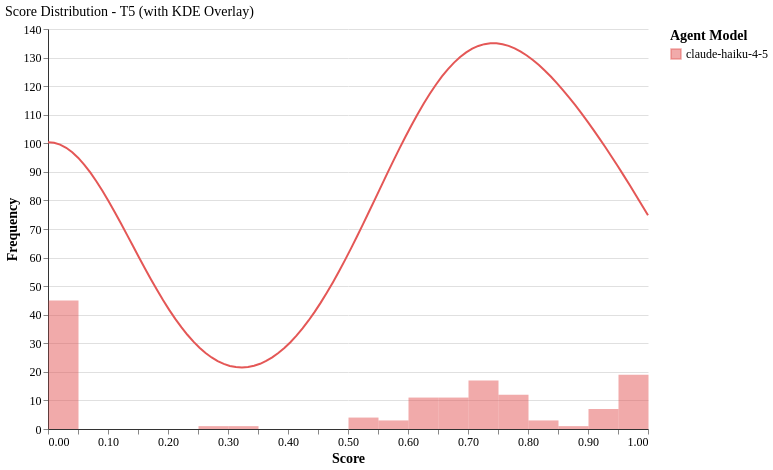

Describe this chart as a Vega-Lite specification.
### Vega-Lite specification from a JSON file in a GitHub repository (floating-point values rounded to 4 significant figures; data arrays with more than 128 entries replaced by an {"elided": "..."} marker saying what was removed)
{"config": {"font": "serif", "axis": {"labelFontSize": 12, "titleFontSize": 14, "gridColor": "#e0e0e0", "domainColor": "#333333"}, "legend": {"labelFontSize": 12, "titleFontSize": 14}, "title": {"fontSize": 14, "anchor": "start", "fontWeight": "normal"}, "view": {"stroke": null, "continuousWidth": 400, "continuousHeight": 300, "strokeWidth": 0}, "mark": {"tooltip": true}}, "layer": [{"data": {"name": "data-d9125e3fd70356e26394a0c21a1fe25b"}, "mark": {"type": "bar", "binSpacing": 0, "opacity": 0.5}, "encoding": {"color": {"field": "agent_model", "scale": {"domain": ["claude-haiku-4-5"], "range": ["#E45756"]}, "title": "Agent Model", "type": "nominal"}, "tooltip": [{"field": "agent_model", "title": "Model", "type": "nominal"}, {"aggregate": "count", "title": "Count", "type": "quantitative"}], "x": {"bin": {"maxbins": 20}, "field": "score", "title": "Score", "type": "quantitative"}, "y": {"aggregate": "count", "title": "Frequency", "type": "quantitative"}}}, {"data": {"name": "data-4807f8c819435e54335ded91fc7729d9"}, "mark": {"type": "line", "strokeWidth": 2}, "encoding": {"color": {"field": "agent_model", "scale": {"domain": ["claude-haiku-4-5"], "range": ["#E45756"]}, "type": "nominal"}, "x": {"field": "score", "type": "quantitative"}, "y": {"field": "scaled_density", "type": "quantitative"}}}], "data": {"name": "data-d9125e3fd70356e26394a0c21a1fe25b"}, "height": 400, "title": "Score Distribution - T5 (with KDE Overlay)", "width": 600, "$schema": "https://vega.github.io/schema/vega-lite/v6.1.0.json", "datasets": {"data-d9125e3fd70356e26394a0c21a1fe25b": {"elided": "135 records"}, "data-4807f8c819435e54335ded91fc7729d9": [{"agent_model": "claude-haiku-4-5", "tier": "T5", "score": 0.0, "density": 0.9345, "scaled_density": 100.4}, {"agent_model": "claude-haiku-4-5", "tier": "T5", "score": 0.0101, "density": 0.933, "scaled_density": 100.2}, {"agent_model": "claude-haiku-4-5", "tier": "T5", "score": 0.0202, "density": 0.927, "scaled_density": 99.55}, {"agent_model": "claude-haiku-4-5", "tier": "T5", "score": 0.0303, "density": 0.9166, "scaled_density": 98.43}, {"agent_model": "claude-haiku-4-5", "tier": "T5", "score": 0.0404, "density": 0.902, "scaled_density": 96.86}, {"agent_model": "claude-haiku-4-5", "tier": "T5", "score": 0.05051, "density": 0.8834, "scaled_density": 94.86}, {"agent_model": "claude-haiku-4-5", "tier": "T5", "score": 0.06061, "density": 0.8611, "scaled_density": 92.47}, {"agent_model": "claude-haiku-4-5", "tier": "T5", "score": 0.07071, "density": 0.8354, "scaled_density": 89.72}, {"agent_model": "claude-haiku-4-5", "tier": "T5", "score": 0.08081, "density": 0.8068, "scaled_density": 86.64}, {"agent_model": "claude-haiku-4-5", "tier": "T5", "score": 0.09091, "density": 0.7756, "scaled_density": 83.3}, {"agent_model": "claude-haiku-4-5", "tier": "T5", "score": 0.101, "density": 0.7424, "scaled_density": 79.72}, {"agent_model": "claude-haiku-4-5", "tier": "T5", "score": 0.1111, "density": 0.7074, "scaled_density": 75.97}, {"agent_model": "claude-haiku-4-5", "tier": "T5", "score": 0.1212, "density": 0.6712, "scaled_density": 72.08}, {"agent_model": "claude-haiku-4-5", "tier": "T5", "score": 0.1313, "density": 0.6343, "scaled_density": 68.11}, {"agent_model": "claude-haiku-4-5", "tier": "T5", "score": 0.1414, "density": 0.597, "scaled_density": 64.11}, {"agent_model": "claude-haiku-4-5", "tier": "T5", "score": 0.1515, "density": 0.5598, "scaled_density": 60.12}, {"agent_model": "claude-haiku-4-5", "tier": "T5", "score": 0.1616, "density": 0.5232, "scaled_density": 56.18}, {"agent_model": "claude-haiku-4-5", "tier": "T5", "score": 0.1717, "density": 0.4874, "scaled_density": 52.34}, {"agent_model": "claude-haiku-4-5", "tier": "T5", "score": 0.1818, "density": 0.4528, "scaled_density": 48.62}, {"agent_model": "claude-haiku-4-5", "tier": "T5", "score": 0.1919, "density": 0.4197, "scaled_density": 45.07}, {"agent_model": "claude-haiku-4-5", "tier": "T5", "score": 0.202, "density": 0.3884, "scaled_density": 41.71}, {"agent_model": "claude-haiku-4-5", "tier": "T5", "score": 0.2121, "density": 0.3591, "scaled_density": 38.56}, {"agent_model": "claude-haiku-4-5", "tier": "T5", "score": 0.2222, "density": 0.3319, "scaled_density": 35.65}, {"agent_model": "claude-haiku-4-5", "tier": "T5", "score": 0.2323, "density": 0.3071, "scaled_density": 32.98}, {"agent_model": "claude-haiku-4-5", "tier": "T5", "score": 0.2424, "density": 0.2848, "scaled_density": 30.58}, {"agent_model": "claude-haiku-4-5", "tier": "T5", "score": 0.2525, "density": 0.265, "scaled_density": 28.45}, {"agent_model": "claude-haiku-4-5", "tier": "T5", "score": 0.2626, "density": 0.2478, "scaled_density": 26.61}, {"agent_model": "claude-haiku-4-5", "tier": "T5", "score": 0.2727, "density": 0.2332, "scaled_density": 25.04}, {"agent_model": "claude-haiku-4-5", "tier": "T5", "score": 0.2828, "density": 0.2213, "scaled_density": 23.77}, {"agent_model": "claude-haiku-4-5", "tier": "T5", "score": 0.2929, "density": 0.2121, "scaled_density": 22.78}, {"agent_model": "claude-haiku-4-5", "tier": "T5", "score": 0.303, "density": 0.2056, "scaled_density": 22.08}, {"agent_model": "claude-haiku-4-5", "tier": "T5", "score": 0.3131, "density": 0.2018, "scaled_density": 21.67}, {"agent_model": "claude-haiku-4-5", "tier": "T5", "score": 0.3232, "density": 0.2005, "scaled_density": 21.54}, {"agent_model": "claude-haiku-4-5", "tier": "T5", "score": 0.3333, "density": 0.202, "scaled_density": 21.69}, {"agent_model": "claude-haiku-4-5", "tier": "T5", "score": 0.3434, "density": 0.206, "scaled_density": 22.12}, {"agent_model": "claude-haiku-4-5", "tier": "T5", "score": 0.3535, "density": 0.2126, "scaled_density": 22.83}, {"agent_model": "claude-haiku-4-5", "tier": "T5", "score": 0.3636, "density": 0.2217, "scaled_density": 23.81}, {"agent_model": "claude-haiku-4-5", "tier": "T5", "score": 0.3737, "density": 0.2333, "scaled_density": 25.05}, {"agent_model": "claude-haiku-4-5", "tier": "T5", "score": 0.3838, "density": 0.2474, "scaled_density": 26.57}, {"agent_model": "claude-haiku-4-5", "tier": "T5", "score": 0.3939, "density": 0.264, "scaled_density": 28.35}, {"agent_model": "claude-haiku-4-5", "tier": "T5", "score": 0.404, "density": 0.2829, "scaled_density": 30.39}, {"agent_model": "claude-haiku-4-5", "tier": "T5", "score": 0.4141, "density": 0.3043, "scaled_density": 32.68}, {"agent_model": "claude-haiku-4-5", "tier": "T5", "score": 0.4242, "density": 0.3279, "scaled_density": 35.21}, {"agent_model": "claude-haiku-4-5", "tier": "T5", "score": 0.4343, "density": 0.3538, "scaled_density": 37.99}, {"agent_model": "claude-haiku-4-5", "tier": "T5", "score": 0.4444, "density": 0.3818, "scaled_density": 41.0}, {"agent_model": "claude-haiku-4-5", "tier": "T5", "score": 0.4545, "density": 0.4119, "scaled_density": 44.23}, {"agent_model": "claude-haiku-4-5", "tier": "T5", "score": 0.4646, "density": 0.4439, "scaled_density": 47.67}, {"agent_model": "claude-haiku-4-5", "tier": "T5", "score": 0.4747, "density": 0.4778, "scaled_density": 51.31}, {"agent_model": "claude-haiku-4-5", "tier": "T5", "score": 0.4848, "density": 0.5133, "scaled_density": 55.13}, {"agent_model": "claude-haiku-4-5", "tier": "T5", "score": 0.4949, "density": 0.5504, "scaled_density": 59.11}, {"agent_model": "claude-haiku-4-5", "tier": "T5", "score": 0.5051, "density": 0.5888, "scaled_density": 63.23}, {"agent_model": "claude-haiku-4-5", "tier": "T5", "score": 0.5152, "density": 0.6283, "scaled_density": 67.47}, {"agent_model": "claude-haiku-4-5", "tier": "T5", "score": 0.5253, "density": 0.6686, "scaled_density": 71.8}, {"agent_model": "claude-haiku-4-5", "tier": "T5", "score": 0.5354, "density": 0.7096, "scaled_density": 76.21}, {"agent_model": "claude-haiku-4-5", "tier": "T5", "score": 0.5455, "density": 0.751, "scaled_density": 80.65}, {"agent_model": "claude-haiku-4-5", "tier": "T5", "score": 0.5556, "density": 0.7925, "scaled_density": 85.1}, {"agent_model": "claude-haiku-4-5", "tier": "T5", "score": 0.5657, "density": 0.8337, "scaled_density": 89.54}, {"agent_model": "claude-haiku-4-5", "tier": "T5", "score": 0.5758, "density": 0.8745, "scaled_density": 93.92}, {"agent_model": "claude-haiku-4-5", "tier": "T5", "score": 0.5859, "density": 0.9145, "scaled_density": 98.21}, {"agent_model": "claude-haiku-4-5", "tier": "T5", "score": 0.596, "density": 0.9535, "scaled_density": 102.4}, {"agent_model": "claude-haiku-4-5", "tier": "T5", "score": 0.6061, "density": 0.991, "scaled_density": 106.4}, {"agent_model": "claude-haiku-4-5", "tier": "T5", "score": 0.6162, "density": 1.027, "scaled_density": 110.3}, {"agent_model": "claude-haiku-4-5", "tier": "T5", "score": 0.6263, "density": 1.061, "scaled_density": 113.9}, {"agent_model": "claude-haiku-4-5", "tier": "T5", "score": 0.6364, "density": 1.093, "scaled_density": 117.3}, {"agent_model": "claude-haiku-4-5", "tier": "T5", "score": 0.6465, "density": 1.122, "scaled_density": 120.5}, {"agent_model": "claude-haiku-4-5", "tier": "T5", "score": 0.6566, "density": 1.149, "scaled_density": 123.4}, {"agent_model": "claude-haiku-4-5", "tier": "T5", "score": 0.6667, "density": 1.173, "scaled_density": 126.0}, {"agent_model": "claude-haiku-4-5", "tier": "T5", "score": 0.6768, "density": 1.194, "scaled_density": 128.2}, {"agent_model": "claude-haiku-4-5", "tier": "T5", "score": 0.6869, "density": 1.212, "scaled_density": 130.2}, {"agent_model": "claude-haiku-4-5", "tier": "T5", "score": 0.697, "density": 1.227, "scaled_density": 131.8}, {"agent_model": "claude-haiku-4-5", "tier": "T5", "score": 0.7071, "density": 1.24, "scaled_density": 133.1}, {"agent_model": "claude-haiku-4-5", "tier": "T5", "score": 0.7172, "density": 1.248, "scaled_density": 134.1}, {"agent_model": "claude-haiku-4-5", "tier": "T5", "score": 0.7273, "density": 1.254, "scaled_density": 134.7}, {"agent_model": "claude-haiku-4-5", "tier": "T5", "score": 0.7374, "density": 1.257, "scaled_density": 135.0}, {"agent_model": "claude-haiku-4-5", "tier": "T5", "score": 0.7475, "density": 1.257, "scaled_density": 135.0}, {"agent_model": "claude-haiku-4-5", "tier": "T5", "score": 0.7576, "density": 1.254, "scaled_density": 134.7}, {"agent_model": "claude-haiku-4-5", "tier": "T5", "score": 0.7677, "density": 1.249, "scaled_density": 134.1}, {"agent_model": "claude-haiku-4-5", "tier": "T5", "score": 0.7778, "density": 1.24, "scaled_density": 133.2}, {"agent_model": "claude-haiku-4-5", "tier": "T5", "score": 0.7879, "density": 1.23, "scaled_density": 132.1}, {"agent_model": "claude-haiku-4-5", "tier": "T5", "score": 0.798, "density": 1.217, "scaled_density": 130.7}, {"agent_model": "claude-haiku-4-5", "tier": "T5", "score": 0.8081, "density": 1.203, "scaled_density": 129.1}, {"agent_model": "claude-haiku-4-5", "tier": "T5", "score": 0.8182, "density": 1.186, "scaled_density": 127.4}, {"agent_model": "claude-haiku-4-5", "tier": "T5", "score": 0.8283, "density": 1.168, "scaled_density": 125.4}, {"agent_model": "claude-haiku-4-5", "tier": "T5", "score": 0.8384, "density": 1.148, "scaled_density": 123.3}, {"agent_model": "claude-haiku-4-5", "tier": "T5", "score": 0.8485, "density": 1.127, "scaled_density": 121.0}, {"agent_model": "claude-haiku-4-5", "tier": "T5", "score": 0.8586, "density": 1.104, "scaled_density": 118.6}, {"agent_model": "claude-haiku-4-5", "tier": "T5", "score": 0.8687, "density": 1.08, "scaled_density": 116.0}, {"agent_model": "claude-haiku-4-5", "tier": "T5", "score": 0.8788, "density": 1.055, "scaled_density": 113.3}, {"agent_model": "claude-haiku-4-5", "tier": "T5", "score": 0.8889, "density": 1.029, "scaled_density": 110.6}, {"agent_model": "claude-haiku-4-5", "tier": "T5", "score": 0.899, "density": 1.003, "scaled_density": 107.7}, {"agent_model": "claude-haiku-4-5", "tier": "T5", "score": 0.9091, "density": 0.975, "scaled_density": 104.7}, {"agent_model": "claude-haiku-4-5", "tier": "T5", "score": 0.9192, "density": 0.9466, "scaled_density": 101.7}, {"agent_model": "claude-haiku-4-5", "tier": "T5", "score": 0.9293, "density": 0.9174, "scaled_density": 98.52}, {"agent_model": "claude-haiku-4-5", "tier": "T5", "score": 0.9394, "density": 0.8875, "scaled_density": 95.31}, {"agent_model": "claude-haiku-4-5", "tier": "T5", "score": 0.9495, "density": 0.857, "scaled_density": 92.03}, {"agent_model": "claude-haiku-4-5", "tier": "T5", "score": 0.9596, "density": 0.8258, "scaled_density": 88.69}, {"agent_model": "claude-haiku-4-5", "tier": "T5", "score": 0.9697, "density": 0.7942, "scaled_density": 85.28}, {"agent_model": "claude-haiku-4-5", "tier": "T5", "score": 0.9798, "density": 0.762, "scaled_density": 81.83}, {"agent_model": "claude-haiku-4-5", "tier": "T5", "score": 0.9899, "density": 0.7294, "scaled_density": 78.33}, {"agent_model": "claude-haiku-4-5", "tier": "T5", "score": 1.0, "density": 0.6965, "scaled_density": 74.8}]}}
